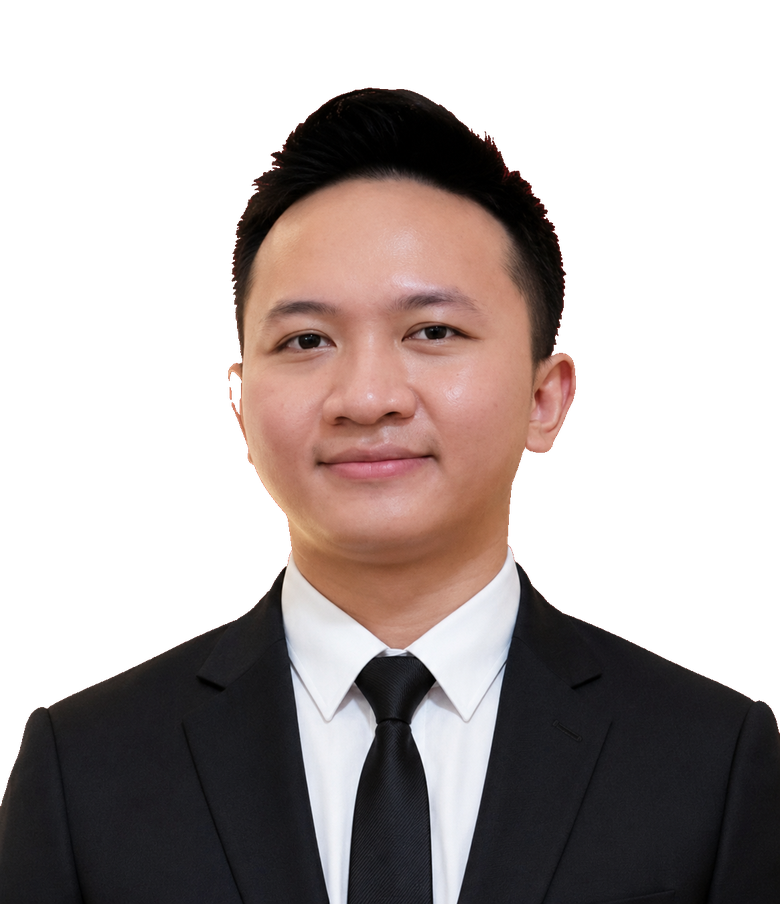
#> input picture canva-assets/rahmawan-face-original-v2.png, 780 x 904 px, shrunk from 1165 x 1350 before the run
$ python create-portrait-outline.py
#> lines starting #> are read from the running program, lines starting #| are printed output that depends on the picture
from pathlib import Path
from PIL import Image
from shutil import copyfile

root = Path(__file__).resolve().parents[1]
source = root / 'canva-assets/rahmawan-face-original-v2.png'
target = root / 'app/public/assets/profile'
copyfile(source, target / 'rahmawan-original.png')
# Trace only the existing alpha silhouette into a native SVG. Photo bytes stay intact.
im = Image.open(source).convert('RGBA')
#> im is the input picture: PIL image 780x904 RGBA; mean R, G, B, A 49.8, 40.8, 39, 124.3
alpha = im.getchannel('A')
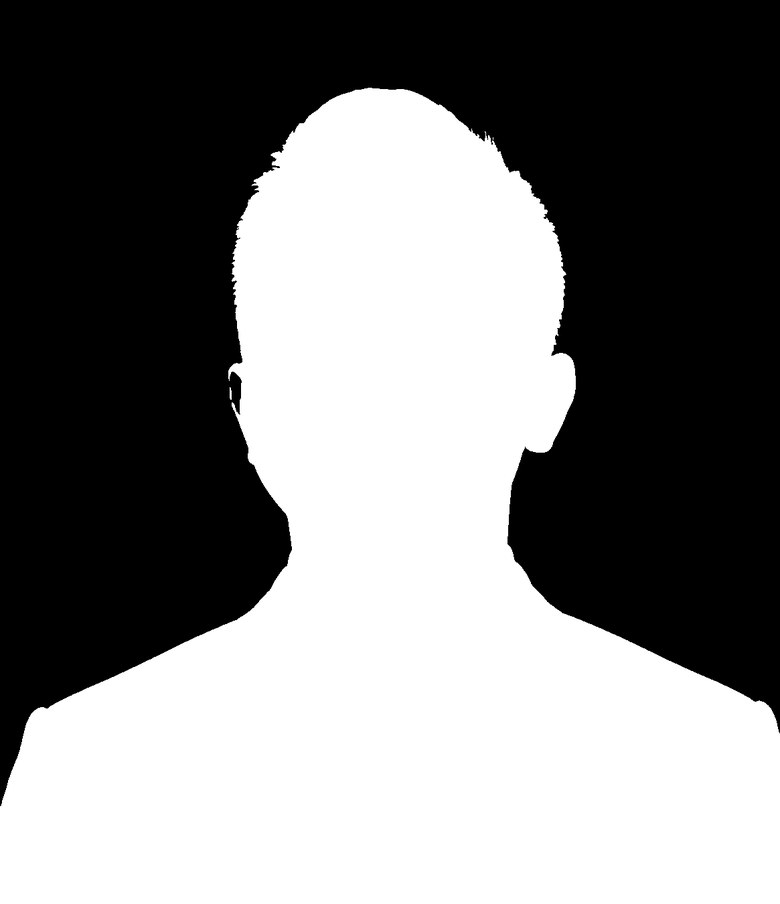
#> alpha: PIL image 780x904 L; min 0, max 255, mean 124.3
left, right = [], []
for y in range(0, im.height, 5):
    xs = [x for x in range(0, im.width, 3) if alpha.getpixel((x,y)) > 128]
    if xs:
        left.append((min(xs),y))
        right.append((max(xs),y))
#> after the loop, left = 163 pairs, first value 0 to 354, second value 90 to 900; right = 163 pairs, first value 408 to 777, second value 90 to 900
points = left + right[::-1]
#> points = 326 pairs, first value 0 to 777, second value 90 to 900
path = 'M' + ' L'.join(f'{x} {y}' for x,y in points) + ' Z'
svg = f'<svg xmlns="http://www.w3.org/2000/svg" viewBox="0 0 1165 1350"><path id="silhouette" pathLength="1" d="{path}"/></svg>'
(target / 'rahmawan-outline.svg').write_text(svg,encoding='utf8')
print('Original portrait copied unchanged; silhouette SVG generated from alpha.')
